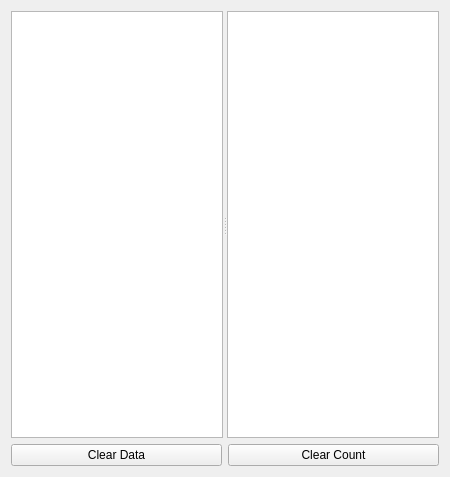
<?xml version="1.0" encoding="UTF-8"?>
<ui version="4.0">
 <class>DataTableUIClass</class>
 <widget class="QWidget" name="DataTableUIClass">
  <property name="geometry">
   <rect>
    <x>0</x>
    <y>0</y>
    <width>450</width>
    <height>477</height>
   </rect>
  </property>
  <property name="windowTitle">
   <string>DataTableUI</string>
  </property>
  <layout class="QVBoxLayout" name="verticalLayout" stretch="1,0">
   <item>
    <widget class="QSplitter" name="splitter">
     <property name="orientation">
      <enum>Qt::Horizontal</enum>
     </property>
     <widget class="QTableWidget" name="tableWidget">
      <property name="alternatingRowColors">
       <bool>true</bool>
      </property>
     </widget>
     <widget class="QTableWidget" name="tableWidget_2">
      <property name="alternatingRowColors">
       <bool>true</bool>
      </property>
     </widget>
    </widget>
   </item>
   <item>
    <layout class="QVBoxLayout" name="verticalLayout_3">
     <item>
      <layout class="QHBoxLayout" name="horizontalLayout">
       <item>
        <widget class="QPushButton" name="ClearDataBtn">
         <property name="text">
          <string>Clear Data</string>
         </property>
        </widget>
       </item>
       <item>
        <widget class="QPushButton" name="ClearCountBtn">
         <property name="text">
          <string>Clear Count</string>
         </property>
        </widget>
       </item>
      </layout>
     </item>
    </layout>
   </item>
  </layout>
 </widget>
 <layoutdefault spacing="6" margin="11"/>
 <resources/>
 <connections/>
</ui>
